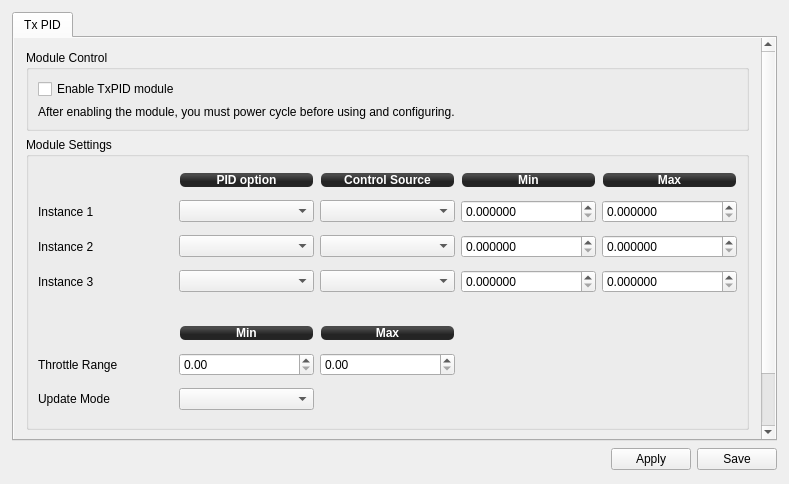
<?xml version="1.0" encoding="UTF-8"?>
<ui version="4.0">
 <class>TxPIDWidget</class>
 <widget class="QWidget" name="TxPIDWidget">
  <property name="geometry">
   <rect>
    <x>0</x>
    <y>0</y>
    <width>789</width>
    <height>484</height>
   </rect>
  </property>
  <property name="windowTitle">
   <string>TxPID</string>
  </property>
  <layout class="QVBoxLayout" name="verticalLayout">
   <property name="spacing">
    <number>6</number>
   </property>
   <property name="leftMargin">
    <number>12</number>
   </property>
   <property name="topMargin">
    <number>12</number>
   </property>
   <property name="rightMargin">
    <number>12</number>
   </property>
   <property name="bottomMargin">
    <number>12</number>
   </property>
   <item>
    <widget class="QTabWidget" name="tabWidget">
     <property name="currentIndex">
      <number>0</number>
     </property>
     <widget class="QWidget" name="tab">
      <attribute name="title">
       <string>Tx PID</string>
      </attribute>
      <layout class="QVBoxLayout" name="verticalLayout_4">
       <property name="spacing">
        <number>6</number>
       </property>
       <property name="leftMargin">
        <number>0</number>
       </property>
       <property name="topMargin">
        <number>0</number>
       </property>
       <property name="rightMargin">
        <number>0</number>
       </property>
       <property name="bottomMargin">
        <number>0</number>
       </property>
       <item>
        <widget class="QScrollArea" name="scrollArea">
         <property name="frameShape">
          <enum>QFrame::NoFrame</enum>
         </property>
         <property name="widgetResizable">
          <bool>true</bool>
         </property>
         <widget class="QWidget" name="scrollAreaWidgetContents_2">
          <property name="geometry">
           <rect>
            <x>0</x>
            <y>0</y>
            <width>742</width>
            <height>450</height>
           </rect>
          </property>
          <layout class="QVBoxLayout" name="verticalLayout_2">
           <property name="spacing">
            <number>6</number>
           </property>
           <property name="leftMargin">
            <number>12</number>
           </property>
           <property name="topMargin">
            <number>12</number>
           </property>
           <property name="rightMargin">
            <number>12</number>
           </property>
           <property name="bottomMargin">
            <number>12</number>
           </property>
           <item>
            <widget class="QGroupBox" name="groupBox_2">
             <property name="title">
              <string>Module Control</string>
             </property>
             <layout class="QVBoxLayout" name="verticalLayout_5">
              <item>
               <widget class="QCheckBox" name="TxPIDEnable">
                <property name="focusPolicy">
                 <enum>Qt::StrongFocus</enum>
                </property>
                <property name="toolTip">
                 <string>This module will periodically update values of stabilization PID settings
depending on configured input control channels. New values of stabilization
settings are not saved to flash, but updated in RAM. It is expected that the
module will be enabled only for tuning. When desired values are found, they
can be read via GCS and saved permanently. Then this module should be
disabled again.

Up to 3 separate PID options (or option pairs) can be selected and updated.</string>
                </property>
                <property name="text">
                 <string>Enable TxPID module</string>
                </property>
                <property name="objrelation" stdset="0">
                 <stringlist notr="true">
                  <string>objname:ModuleSettings</string>
                  <string>fieldname:AdminState</string>
                  <string>element:TxPID</string>
                  <string>checkedoption:Enabled</string>
                  <string>uncheckedoption:Disabled</string>
                 </stringlist>
                </property>
               </widget>
              </item>
              <item>
               <widget class="QLabel" name="label_7">
                <property name="text">
                 <string>After enabling the module, you must power cycle before using and configuring.</string>
                </property>
               </widget>
              </item>
             </layout>
            </widget>
           </item>
           <item>
            <widget class="QGroupBox" name="groupBox_6">
             <property name="enabled">
              <bool>true</bool>
             </property>
             <property name="sizePolicy">
              <sizepolicy hsizetype="Preferred" vsizetype="Minimum">
               <horstretch>0</horstretch>
               <verstretch>0</verstretch>
              </sizepolicy>
             </property>
             <property name="minimumSize">
              <size>
               <width>0</width>
               <height>293</height>
              </size>
             </property>
             <property name="title">
              <string>Module Settings</string>
             </property>
             <layout class="QGridLayout" name="gridLayout">
              <item row="1" column="1">
               <widget class="QLabel" name="label_51">
                <property name="sizePolicy">
                 <sizepolicy hsizetype="Preferred" vsizetype="Fixed">
                  <horstretch>0</horstretch>
                  <verstretch>0</verstretch>
                 </sizepolicy>
                </property>
                <property name="minimumSize">
                 <size>
                  <width>0</width>
                  <height>16</height>
                 </size>
                </property>
                <property name="styleSheet">
                 <string notr="true">background-color: qlineargradient(spread:reflect, x1:0.507, y1:0, x2:0.507, y2:0.772, stop:0.208955 rgba(74, 74, 74, 255), stop:0.78607 rgba(36, 36, 36, 255));
color: rgb(255, 255, 255);
border-radius: 5;
font: bold 12px;
margin:1px;</string>
                </property>
                <property name="text">
                 <string>PID option</string>
                </property>
                <property name="alignment">
                 <set>Qt::AlignCenter</set>
                </property>
               </widget>
              </item>
              <item row="1" column="2">
               <widget class="QLabel" name="label_50">
                <property name="sizePolicy">
                 <sizepolicy hsizetype="Preferred" vsizetype="Fixed">
                  <horstretch>0</horstretch>
                  <verstretch>0</verstretch>
                 </sizepolicy>
                </property>
                <property name="minimumSize">
                 <size>
                  <width>0</width>
                  <height>16</height>
                 </size>
                </property>
                <property name="styleSheet">
                 <string notr="true">background-color: qlineargradient(spread:reflect, x1:0.507, y1:0, x2:0.507, y2:0.772, stop:0.208955 rgba(74, 74, 74, 255), stop:0.78607 rgba(36, 36, 36, 255));
color: rgb(255, 255, 255);
border-radius: 5;
font: bold 12px;
margin:1px;</string>
                </property>
                <property name="text">
                 <string>Control Source</string>
                </property>
                <property name="alignment">
                 <set>Qt::AlignCenter</set>
                </property>
               </widget>
              </item>
              <item row="1" column="3">
               <widget class="QLabel" name="label_49">
                <property name="sizePolicy">
                 <sizepolicy hsizetype="Preferred" vsizetype="Fixed">
                  <horstretch>0</horstretch>
                  <verstretch>0</verstretch>
                 </sizepolicy>
                </property>
                <property name="minimumSize">
                 <size>
                  <width>0</width>
                  <height>16</height>
                 </size>
                </property>
                <property name="styleSheet">
                 <string notr="true">background-color: qlineargradient(spread:reflect, x1:0.507, y1:0, x2:0.507, y2:0.772, stop:0.208955 rgba(74, 74, 74, 255), stop:0.78607 rgba(36, 36, 36, 255));
color: rgb(255, 255, 255);
border-radius: 5;
font: bold 12px;
margin:1px;</string>
                </property>
                <property name="text">
                 <string>Min</string>
                </property>
                <property name="alignment">
                 <set>Qt::AlignCenter</set>
                </property>
               </widget>
              </item>
              <item row="1" column="4">
               <widget class="QLabel" name="label">
                <property name="sizePolicy">
                 <sizepolicy hsizetype="Preferred" vsizetype="Fixed">
                  <horstretch>0</horstretch>
                  <verstretch>0</verstretch>
                 </sizepolicy>
                </property>
                <property name="minimumSize">
                 <size>
                  <width>0</width>
                  <height>16</height>
                 </size>
                </property>
                <property name="styleSheet">
                 <string notr="true">background-color: qlineargradient(spread:reflect, x1:0.507, y1:0, x2:0.507, y2:0.772, stop:0.208955 rgba(74, 74, 74, 255), stop:0.78607 rgba(36, 36, 36, 255));
color: rgb(255, 255, 255);
border-radius: 5;
font: bold 12px;
margin:1px;</string>
                </property>
                <property name="text">
                 <string>Max</string>
                </property>
                <property name="alignment">
                 <set>Qt::AlignCenter</set>
                </property>
               </widget>
              </item>
              <item row="2" column="0">
               <widget class="QLabel" name="label_47">
                <property name="text">
                 <string>Instance 1</string>
                </property>
               </widget>
              </item>
              <item row="2" column="1">
               <widget class="QComboBox" name="PID1">
                <property name="focusPolicy">
                 <enum>Qt::StrongFocus</enum>
                </property>
                <property name="toolTip">
                 <string>Select PID option or option pair to update.
Set to Disabled if not used.</string>
                </property>
                <property name="objrelation" stdset="0">
                 <stringlist notr="true">
                  <string>objname:TxPIDSettings</string>
                  <string>fieldname:PIDs</string>
                  <string>element:Instance1</string>
                 </stringlist>
                </property>
               </widget>
              </item>
              <item row="2" column="2">
               <widget class="QComboBox" name="Input1">
                <property name="focusPolicy">
                 <enum>Qt::StrongFocus</enum>
                </property>
                <property name="toolTip">
                 <string>Select input used as a control source for this instance.
It can be one of Accessory channels or Throttle channel.

If Accessory channel is chosen then its range [0..1] will be mapped
to PID range [Min..Max] defined for this instance.

If Throttle channel is chosen then Throttle range [Min..Max] will
be mapped to PID range [Min..Max] defined for this instance. If
Throttle is out of bounds then PID Min and Max values will be used
accordingly.

Note that it is possible to set PID Min &gt; Max. In that case increasing
control input value will decrease the PID option value. This can be
used, for instance, to decrease PID value when increasing Throttle.</string>
                </property>
                <property name="objrelation" stdset="0">
                 <stringlist notr="true">
                  <string>objname:TxPIDSettings</string>
                  <string>fieldname:Inputs</string>
                  <string>element:Instance1</string>
                 </stringlist>
                </property>
               </widget>
              </item>
              <item row="2" column="3">
               <widget class="QDoubleSpinBox" name="MinPID1">
                <property name="focusPolicy">
                 <enum>Qt::StrongFocus</enum>
                </property>
                <property name="toolTip">
                 <string>Minimum PID value mapped to Accessory channel = 0 or
Throttle channel lesser or equal to Throttle Min value.</string>
                </property>
                <property name="decimals">
                 <number>6</number>
                </property>
                <property name="singleStep">
                 <double>0.000100000000000</double>
                </property>
                <property name="objrelation" stdset="0">
                 <stringlist notr="true">
                  <string>objname:TxPIDSettings</string>
                  <string>fieldname:MinPID</string>
                  <string>element:Instance1</string>
                 </stringlist>
                </property>
               </widget>
              </item>
              <item row="2" column="4">
               <widget class="QDoubleSpinBox" name="MaxPID1">
                <property name="focusPolicy">
                 <enum>Qt::StrongFocus</enum>
                </property>
                <property name="toolTip">
                 <string>Maximum PID value mapped to Accessory channel = 1 or
Throttle channel greater or equal to Throttle Max value.</string>
                </property>
                <property name="decimals">
                 <number>6</number>
                </property>
                <property name="singleStep">
                 <double>0.000100000000000</double>
                </property>
                <property name="objrelation" stdset="0">
                 <stringlist notr="true">
                  <string>objname:TxPIDSettings</string>
                  <string>fieldname:MaxPID</string>
                  <string>element:Instance1</string>
                 </stringlist>
                </property>
               </widget>
              </item>
              <item row="3" column="0">
               <widget class="QLabel" name="label_48">
                <property name="text">
                 <string>Instance 2</string>
                </property>
               </widget>
              </item>
              <item row="3" column="1">
               <widget class="QComboBox" name="PID2">
                <property name="focusPolicy">
                 <enum>Qt::StrongFocus</enum>
                </property>
                <property name="toolTip">
                 <string>Select PID option or option pair to update.
Set to Disabled if not used.</string>
                </property>
                <property name="objrelation" stdset="0">
                 <stringlist notr="true">
                  <string>objname:TxPIDSettings</string>
                  <string>fieldname:PIDs</string>
                  <string>element:Instance2</string>
                 </stringlist>
                </property>
               </widget>
              </item>
              <item row="3" column="2">
               <widget class="QComboBox" name="Input2">
                <property name="focusPolicy">
                 <enum>Qt::StrongFocus</enum>
                </property>
                <property name="toolTip">
                 <string>Select input used as a control source for this instance.
It can be one of Accessory channels or Throttle channel.

If Accessory channel is chosen then its range [0..1] will be mapped
to PID range [Min..Max] defined for this instance.

If Throttle channel is chosen then Throttle range [Min..Max] will
be mapped to PID range [Min..Max] defined for this instance. If
Throttle is out of bounds then PID Min and Max values will be used
accordingly.

Note that it is possible to set PID Min &gt; Max. In that case increasing
control input value will decrease the PID option value. This can be
used, for instance, to decrease PID value when increasing Throttle.</string>
                </property>
                <property name="objrelation" stdset="0">
                 <stringlist notr="true">
                  <string>objname:TxPIDSettings</string>
                  <string>fieldname:Inputs</string>
                  <string>element:Instance2</string>
                 </stringlist>
                </property>
               </widget>
              </item>
              <item row="3" column="3">
               <widget class="QDoubleSpinBox" name="MinPID2">
                <property name="focusPolicy">
                 <enum>Qt::StrongFocus</enum>
                </property>
                <property name="toolTip">
                 <string>Minimum PID value mapped to Accessory channel = 0 or
Throttle channel lesser or equal to Throttle Min value.</string>
                </property>
                <property name="decimals">
                 <number>6</number>
                </property>
                <property name="singleStep">
                 <double>0.000100000000000</double>
                </property>
                <property name="objrelation" stdset="0">
                 <stringlist notr="true">
                  <string>objname:TxPIDSettings</string>
                  <string>fieldname:MinPID</string>
                  <string>element:Instance2</string>
                 </stringlist>
                </property>
               </widget>
              </item>
              <item row="3" column="4">
               <widget class="QDoubleSpinBox" name="MaxPID2">
                <property name="focusPolicy">
                 <enum>Qt::StrongFocus</enum>
                </property>
                <property name="toolTip">
                 <string>Maximum PID value mapped to Accessory channel = 1 or
Throttle channel greater or equal to Throttle Max value.</string>
                </property>
                <property name="decimals">
                 <number>6</number>
                </property>
                <property name="singleStep">
                 <double>0.000100000000000</double>
                </property>
                <property name="objrelation" stdset="0">
                 <stringlist notr="true">
                  <string>objname:TxPIDSettings</string>
                  <string>fieldname:MaxPID</string>
                  <string>element:Instance2</string>
                 </stringlist>
                </property>
               </widget>
              </item>
              <item row="4" column="0">
               <widget class="QLabel" name="label_52">
                <property name="text">
                 <string>Instance 3</string>
                </property>
               </widget>
              </item>
              <item row="4" column="1">
               <widget class="QComboBox" name="PID3">
                <property name="focusPolicy">
                 <enum>Qt::StrongFocus</enum>
                </property>
                <property name="toolTip">
                 <string>Select PID option or option pair to update.
Set to Disabled if not used.</string>
                </property>
                <property name="objrelation" stdset="0">
                 <stringlist notr="true">
                  <string>objname:TxPIDSettings</string>
                  <string>fieldname:PIDs</string>
                  <string>element:Instance3</string>
                 </stringlist>
                </property>
               </widget>
              </item>
              <item row="4" column="2">
               <widget class="QComboBox" name="Input3">
                <property name="focusPolicy">
                 <enum>Qt::StrongFocus</enum>
                </property>
                <property name="toolTip">
                 <string>Select input used as a control source for this instance.
It can be one of Accessory channels or Throttle channel.

If Accessory channel is chosen then its range [0..1] will be mapped
to PID range [Min..Max] defined for this instance.

If Throttle channel is chosen then Throttle range [Min..Max] will
be mapped to PID range [Min..Max] defined for this instance. If
Throttle is out of bounds then PID Min and Max values will be used
accordingly.

Note that it is possible to set PID Min &gt; Max. In that case increasing
control input value will decrease the PID option value. This can be
used, for instance, to decrease PID value when increasing Throttle.</string>
                </property>
                <property name="objrelation" stdset="0">
                 <stringlist notr="true">
                  <string>objname:TxPIDSettings</string>
                  <string>fieldname:Inputs</string>
                  <string>element:Instance3</string>
                 </stringlist>
                </property>
               </widget>
              </item>
              <item row="4" column="3">
               <widget class="QDoubleSpinBox" name="MinPID3">
                <property name="focusPolicy">
                 <enum>Qt::StrongFocus</enum>
                </property>
                <property name="toolTip">
                 <string>Minimum PID value mapped to Accessory channel = 0 or
Throttle channel lesser or equal to Throttle Min value.</string>
                </property>
                <property name="decimals">
                 <number>6</number>
                </property>
                <property name="singleStep">
                 <double>0.000100000000000</double>
                </property>
                <property name="objrelation" stdset="0">
                 <stringlist notr="true">
                  <string>objname:TxPIDSettings</string>
                  <string>fieldname:MinPID</string>
                  <string>element:Instance3</string>
                 </stringlist>
                </property>
               </widget>
              </item>
              <item row="4" column="4">
               <widget class="QDoubleSpinBox" name="MaxPID3">
                <property name="focusPolicy">
                 <enum>Qt::StrongFocus</enum>
                </property>
                <property name="toolTip">
                 <string>Maximum PID value mapped to Accessory channel = 1 or
Throttle channel greater or equal to Throttle Max value.</string>
                </property>
                <property name="decimals">
                 <number>6</number>
                </property>
                <property name="singleStep">
                 <double>0.000100000000000</double>
                </property>
                <property name="objrelation" stdset="0">
                 <stringlist notr="true">
                  <string>objname:TxPIDSettings</string>
                  <string>fieldname:MaxPID</string>
                  <string>element:Instance3</string>
                 </stringlist>
                </property>
               </widget>
              </item>
              <item row="8" column="0">
               <widget class="QLabel" name="label_2">
                <property name="text">
                 <string>Update Mode</string>
                </property>
               </widget>
              </item>
              <item row="8" column="1">
               <widget class="QComboBox" name="UpdateMode">
                <property name="focusPolicy">
                 <enum>Qt::StrongFocus</enum>
                </property>
                <property name="toolTip">
                 <string>PID values update mode which can be set to:
- Never: this disables PID updates (but module still will be run if enabled),
- When Armed: PID updated only when system is armed,
- Always: PID updated always regardless of arm state.

Since the GCS updates GUI PID values in real time on change, could be
tricky to change other PID values from the GUI if the module is enabled
and constantly updates stabilization settings object. As a workaround,
this option can be used to temporarily disable updates or enable them
only when system is armed without disabling the module.</string>
                </property>
                <property name="objrelation" stdset="0">
                 <stringlist notr="true">
                  <string>objname:TxPIDSettings</string>
                  <string>fieldname:UpdateMode</string>
                 </stringlist>
                </property>
               </widget>
              </item>
              <item row="7" column="0">
               <widget class="QLabel" name="label_3">
                <property name="text">
                 <string>Throttle Range</string>
                </property>
               </widget>
              </item>
              <item row="7" column="1">
               <widget class="QDoubleSpinBox" name="ThrottleMin">
                <property name="focusPolicy">
                 <enum>Qt::StrongFocus</enum>
                </property>
                <property name="toolTip">
                 <string>Throttle channel lower bound mapped to PID Min value</string>
                </property>
                <property name="maximum">
                 <double>1.000000000000000</double>
                </property>
                <property name="singleStep">
                 <double>0.010000000000000</double>
                </property>
                <property name="objrelation" stdset="0">
                 <stringlist notr="true">
                  <string>objname:TxPIDSettings</string>
                  <string>fieldname:ThrottleRange</string>
                  <string>element:Min</string>
                 </stringlist>
                </property>
               </widget>
              </item>
              <item row="7" column="2">
               <widget class="QDoubleSpinBox" name="ThrottleMax">
                <property name="focusPolicy">
                 <enum>Qt::StrongFocus</enum>
                </property>
                <property name="toolTip">
                 <string>Throttle channel upper bound mapped to PID Max value</string>
                </property>
                <property name="maximum">
                 <double>1.000000000000000</double>
                </property>
                <property name="singleStep">
                 <double>0.010000000000000</double>
                </property>
                <property name="objrelation" stdset="0">
                 <stringlist notr="true">
                  <string>objname:TxPIDSettings</string>
                  <string>fieldname:ThrottleRange</string>
                  <string>element:Max</string>
                 </stringlist>
                </property>
               </widget>
              </item>
              <item row="6" column="1">
               <widget class="QLabel" name="label_4">
                <property name="sizePolicy">
                 <sizepolicy hsizetype="Preferred" vsizetype="Fixed">
                  <horstretch>0</horstretch>
                  <verstretch>0</verstretch>
                 </sizepolicy>
                </property>
                <property name="minimumSize">
                 <size>
                  <width>0</width>
                  <height>16</height>
                 </size>
                </property>
                <property name="styleSheet">
                 <string notr="true">background-color: qlineargradient(spread:reflect, x1:0.507, y1:0, x2:0.507, y2:0.772, stop:0.208955 rgba(74, 74, 74, 255), stop:0.78607 rgba(36, 36, 36, 255));
color: rgb(255, 255, 255);
border-radius: 5;
font: bold 12px;
margin:1px;</string>
                </property>
                <property name="text">
                 <string>Min</string>
                </property>
                <property name="alignment">
                 <set>Qt::AlignCenter</set>
                </property>
               </widget>
              </item>
              <item row="6" column="2">
               <widget class="QLabel" name="label_5">
                <property name="sizePolicy">
                 <sizepolicy hsizetype="Preferred" vsizetype="Fixed">
                  <horstretch>0</horstretch>
                  <verstretch>0</verstretch>
                 </sizepolicy>
                </property>
                <property name="minimumSize">
                 <size>
                  <width>0</width>
                  <height>16</height>
                 </size>
                </property>
                <property name="styleSheet">
                 <string notr="true">background-color: qlineargradient(spread:reflect, x1:0.507, y1:0, x2:0.507, y2:0.772, stop:0.208955 rgba(74, 74, 74, 255), stop:0.78607 rgba(36, 36, 36, 255));
color: rgb(255, 255, 255);
border-radius: 5;
font: bold 12px;
margin:1px;</string>
                </property>
                <property name="text">
                 <string>Max</string>
                </property>
                <property name="alignment">
                 <set>Qt::AlignCenter</set>
                </property>
               </widget>
              </item>
              <item row="5" column="1">
               <spacer name="verticalSpacer_3">
                <property name="orientation">
                 <enum>Qt::Vertical</enum>
                </property>
                <property name="sizeType">
                 <enum>QSizePolicy::Preferred</enum>
                </property>
                <property name="sizeHint" stdset="0">
                 <size>
                  <width>20</width>
                  <height>20</height>
                 </size>
                </property>
               </spacer>
              </item>
             </layout>
            </widget>
           </item>
           <item>
            <widget class="QGroupBox" name="groupBox_3">
             <property name="title">
              <string>Messages</string>
             </property>
             <layout class="QHBoxLayout" name="horizontalLayout">
              <item>
               <widget class="QLabel" name="message">
                <property name="text">
                 <string/>
                </property>
               </widget>
              </item>
             </layout>
            </widget>
           </item>
           <item>
            <spacer name="verticalSpacer">
             <property name="orientation">
              <enum>Qt::Vertical</enum>
             </property>
             <property name="sizeHint" stdset="0">
              <size>
               <width>20</width>
               <height>20</height>
              </size>
             </property>
            </spacer>
           </item>
          </layout>
         </widget>
        </widget>
       </item>
      </layout>
     </widget>
    </widget>
   </item>
   <item>
    <layout class="QHBoxLayout" name="horizontalLayout_2">
     <property name="spacing">
      <number>6</number>
     </property>
     <item>
      <spacer name="horizontalSpacer">
       <property name="orientation">
        <enum>Qt::Horizontal</enum>
       </property>
       <property name="sizeHint" stdset="0">
        <size>
         <width>570</width>
         <height>16</height>
        </size>
       </property>
      </spacer>
     </item>
     <item>
      <widget class="QPushButton" name="pushButton">
       <property name="sizePolicy">
        <sizepolicy hsizetype="Fixed" vsizetype="Preferred">
         <horstretch>0</horstretch>
         <verstretch>0</verstretch>
        </sizepolicy>
       </property>
       <property name="minimumSize">
        <size>
         <width>25</width>
         <height>25</height>
        </size>
       </property>
       <property name="maximumSize">
        <size>
         <width>25</width>
         <height>25</height>
        </size>
       </property>
       <property name="baseSize">
        <size>
         <width>0</width>
         <height>0</height>
        </size>
       </property>
       <property name="autoFillBackground">
        <bool>false</bool>
       </property>
       <property name="text">
        <string/>
       </property>
       <property name="icon">
        <iconset resource="../coreplugin/core.qrc">
         <normaloff>:/core/images/helpicon.svg</normaloff>:/core/images/helpicon.svg</iconset>
       </property>
       <property name="iconSize">
        <size>
         <width>25</width>
         <height>25</height>
        </size>
       </property>
       <property name="autoDefault">
        <bool>false</bool>
       </property>
       <property name="default">
        <bool>false</bool>
       </property>
       <property name="flat">
        <bool>true</bool>
       </property>
       <property name="objrelation" stdset="0">
        <stringlist notr="true">
         <string>button:help</string>
         <string>url:https://github.com/reubenfirmin/droniNG/wiki/OnlineHelp:-TxPID-Module</string>
        </stringlist>
       </property>
      </widget>
     </item>
     <item>
      <widget class="QPushButton" name="Apply">
       <property name="minimumSize">
        <size>
         <width>0</width>
         <height>0</height>
        </size>
       </property>
       <property name="toolTip">
        <string>Send settings to the board but do not save to the non-volatile memory</string>
       </property>
       <property name="styleSheet">
        <string notr="true"/>
       </property>
       <property name="text">
        <string>Apply</string>
       </property>
       <property name="objrelation" stdset="0">
        <stringlist notr="true">
         <string>button:apply</string>
        </stringlist>
       </property>
      </widget>
     </item>
     <item>
      <widget class="QPushButton" name="Save">
       <property name="minimumSize">
        <size>
         <width>0</width>
         <height>0</height>
        </size>
       </property>
       <property name="toolTip">
        <string>Send settings to the board and save to the non-volatile memory</string>
       </property>
       <property name="styleSheet">
        <string notr="true"/>
       </property>
       <property name="text">
        <string>Save</string>
       </property>
       <property name="checked">
        <bool>false</bool>
       </property>
       <property name="objrelation" stdset="0">
        <stringlist notr="true">
         <string>button:save</string>
        </stringlist>
       </property>
      </widget>
     </item>
    </layout>
   </item>
  </layout>
 </widget>
 <tabstops>
  <tabstop>Apply</tabstop>
  <tabstop>Save</tabstop>
  <tabstop>scrollArea</tabstop>
  <tabstop>PID1</tabstop>
  <tabstop>Input1</tabstop>
  <tabstop>MinPID1</tabstop>
  <tabstop>MaxPID1</tabstop>
  <tabstop>PID2</tabstop>
  <tabstop>Input2</tabstop>
  <tabstop>MinPID2</tabstop>
  <tabstop>MaxPID2</tabstop>
  <tabstop>PID3</tabstop>
  <tabstop>Input3</tabstop>
  <tabstop>MinPID3</tabstop>
  <tabstop>MaxPID3</tabstop>
  <tabstop>ThrottleMin</tabstop>
  <tabstop>ThrottleMax</tabstop>
  <tabstop>UpdateMode</tabstop>
 </tabstops>
 <resources>
  <include location="../coreplugin/core.qrc"/>
  <include location="../coreplugin/core.qrc"/>
 </resources>
 <connections/>
</ui>
